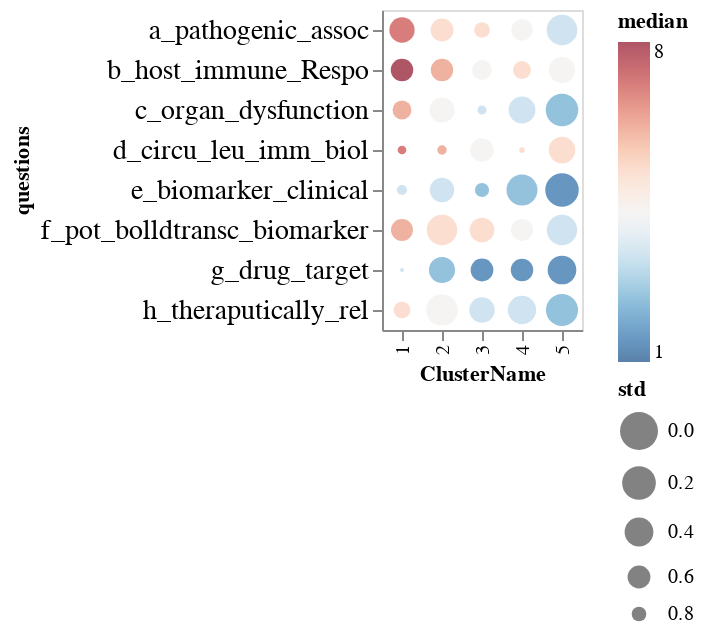

Notebook source saved alongside this figure:
### Markdown cell above
#### Overall response score for each question " cluster wise"

### Code cell
alt.Chart(question_clusterAgg).mark_point(filled=True).encode(
    y=alt.Y('questions',axis=alt.Axis(labelFontSize=14)),
    x=alt.X('ClusterName:O'),
    color=alt.Color("median",scale=alt.Scale(scheme="redblue",reverse=True,domainMin=0.5,domainMax=8,domainMid=4,clamp=True)),
    size=alt.Size('std',scale=alt.Scale(reverse=True)),
    tooltip=["median","std"]
)

### Figure 1 — Vega-Lite specification as saved in the notebook (floating-point values rounded to 4 significant figures)
{"config": {"view": {"continuousWidth": 300, "continuousHeight": 300}}, "data": {"name": "data-e42596b068a18783a9f26d70cc893824"}, "mark": {"type": "point", "filled": true}, "encoding": {"color": {"field": "median", "scale": {"clamp": true, "domainMax": 8, "domainMid": 4, "domainMin": 0.5, "reverse": true, "scheme": "redblue"}, "type": "quantitative"}, "size": {"field": "std", "scale": {"reverse": true}, "type": "quantitative"}, "tooltip": [{"field": "median", "type": "quantitative"}, {"field": "std", "type": "quantitative"}], "x": {"field": "ClusterName", "type": "ordinal"}, "y": {"axis": {"labelFontSize": 14}, "field": "questions", "type": "nominal"}}, "$schema": "https://vega.github.io/schema/vega-lite/v5.14.1.json", "datasets": {"data-e42596b068a18783a9f26d70cc893824": [{"questions": "a_pathogenic_assoc", "c_num": "1", "median": 5.0, "std": 0.5967, "ClusterName": 2}, {"questions": "a_pathogenic_assoc", "c_num": "2", "median": 7.0, "std": 0.5232, "ClusterName": 1}, {"questions": "a_pathogenic_assoc", "c_num": "3", "median": 3.0, "std": 0.3288, "ClusterName": 5}, {"questions": "a_pathogenic_assoc", "c_num": "4", "median": 5.0, "std": 0.7824, "ClusterName": 3}, {"questions": "a_pathogenic_assoc", "c_num": "5", "median": 4.0, "std": 0.6421, "ClusterName": 4}, {"questions": "b_host_immune_Respo", "c_num": "1", "median": 6.0, "std": 0.6148, "ClusterName": 2}, {"questions": "b_host_immune_Respo", "c_num": "2", "median": 8.0, "std": 0.6114, "ClusterName": 1}, {"questions": "b_host_immune_Respo", "c_num": "3", "median": 4.0, "std": 0.4837, "ClusterName": 5}, {"questions": "b_host_immune_Respo", "c_num": "4", "median": 4.0, "std": 0.6829, "ClusterName": 3}, {"questions": "b_host_immune_Respo", "c_num": "5", "median": 5.0, "std": 0.7304, "ClusterName": 4}, {"questions": "c_organ_dysfunction", "c_num": "1", "median": 4.0, "std": 0.5267, "ClusterName": 2}, {"questions": "c_organ_dysfunction", "c_num": "2", "median": 6.0, "std": 0.7087, "ClusterName": 1}, {"questions": "c_organ_dysfunction", "c_num": "3", "median": 2.0, "std": 0.2519, "ClusterName": 5}, {"questions": "c_organ_dysfunction", "c_num": "4", "median": 3.0, "std": 0.8863, "ClusterName": 3}, {"questions": "c_organ_dysfunction", "c_num": "5", "median": 3.0, "std": 0.4716, "ClusterName": 4}, {"questions": "d_circu_leu_imm_biol", "c_num": "1", "median": 6.0, "std": 0.8823, "ClusterName": 2}, {"questions": "d_circu_leu_imm_biol", "c_num": "2", "median": 7.0, "std": 0.8911, "ClusterName": 1}, {"questions": "d_circu_leu_imm_biol", "c_num": "3", "median": 5.0, "std": 0.4816, "ClusterName": 5}, {"questions": "d_circu_leu_imm_biol", "c_num": "4", "median": 4.0, "std": 0.5811, "ClusterName": 3}, {"questions": "d_circu_leu_imm_biol", "c_num": "5", "median": 5.0, "std": 0.9196, "ClusterName": 4}, {"questions": "e_biomarker_clinical", "c_num": "1", "median": 3.0, "std": 0.5512, "ClusterName": 2}, {"questions": "e_biomarker_clinical", "c_num": "2", "median": 3.0, "std": 0.8731, "ClusterName": 1}, {"questions": "e_biomarker_clinical", "c_num": "3", "median": 1.0, "std": 0.2078, "ClusterName": 5}, {"questions": "e_biomarker_clinical", "c_num": "4", "median": 2.0, "std": 0.8084, "ClusterName": 3}, {"questions": "e_biomarker_clinical", "c_num": "5", "median": 2.0, "std": 0.3138, "ClusterName": 4}, {"questions": "f_pot_bolldtransc_biomarker", "c_num": "1", "median": 5.0, "std": 0.3361, "ClusterName": 2}, {"questions": "f_pot_bolldtransc_biomarker", "c_num": "2", "median": 6.0, "std": 0.6255, "ClusterName": 1}, {"questions": "f_pot_bolldtransc_biomarker", "c_num": "3", "median": 3.0, "std": 0.3421, "ClusterName": 5}, {"questions": "f_pot_bolldtransc_biomarker", "c_num": "4", "median": 5.0, "std": 0.5433, "ClusterName": 3}, {"questions": "f_pot_bolldtransc_biomarker", "c_num": "5", "median": 4.0, "std": 0.6221, "ClusterName": 4}, {"questions": "g_drug_target", "c_num": "1", "median": 2.0, "std": 0.496, "ClusterName": 2}, {"questions": "g_drug_target", "c_num": "2", "median": 3.0, "std": 0.93, "ClusterName": 1}, {"questions": "g_drug_target", "c_num": "3", "median": 1.0, "std": 0.4059, "ClusterName": 5}, {"questions": "g_drug_target", "c_num": "4", "median": 1.0, "std": 0.6027, "ClusterName": 3}, {"questions": "g_drug_target", "c_num": "5", "median": 1.0, "std": 0.6117, "ClusterName": 4}, {"questions": "h_theraputically_rel", "c_num": "1", "median": 4.0, "std": 0.2842, "ClusterName": 2}, {"questions": "h_theraputically_rel", "c_num": "2", "median": 5.0, "std": 0.7591, "ClusterName": 1}, {"questions": "h_theraputically_rel", "c_num": "3", "median": 2.0, "std": 0.2671, "ClusterName": 5}, {"questions": "h_theraputically_rel", "c_num": "4", "median": 3.0, "std": 0.518, "ClusterName": 3}, {"questions": "h_theraputically_rel", "c_num": "5", "median": 3.0, "std": 0.4175, "ClusterName": 4}]}}
